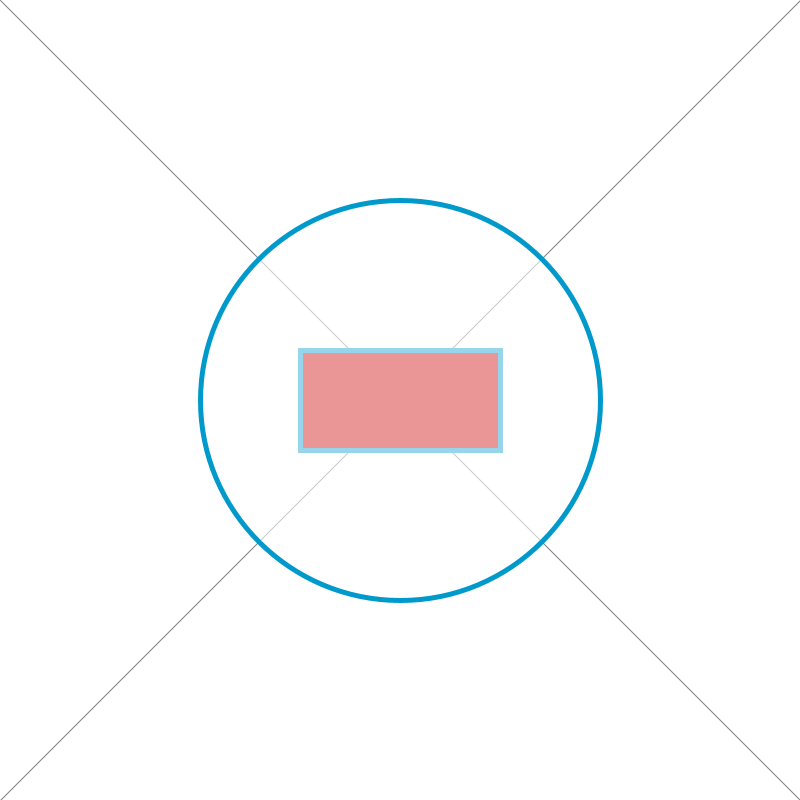
Frame 1 (no input)
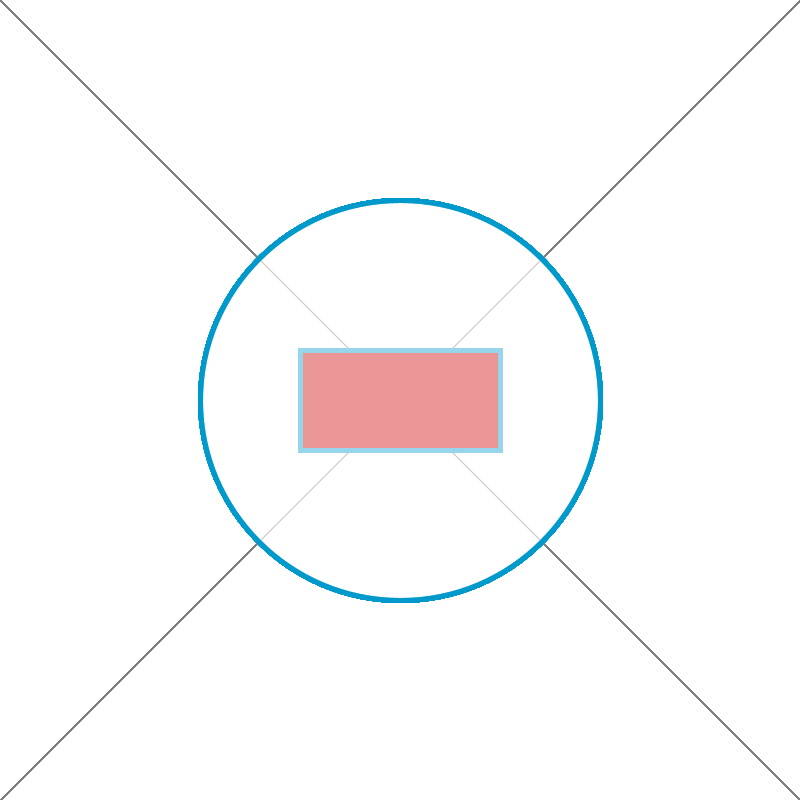
Frame 60 (the mouse pressed at the canvas centre just before this capture)
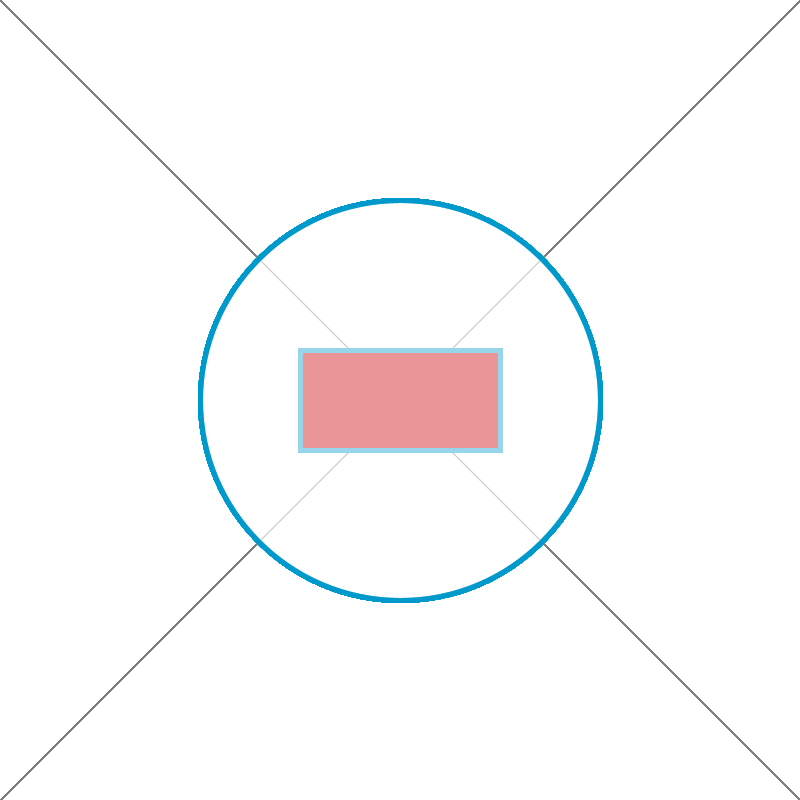
Frame 120 (the mouse held since frame 60 and released just before this capture)

The Processing sketch that drew these frames (run headless with seeded random() and noise(); from frame 60 on, the mouse is pressed at the canvas centre):

// Processing sketch: kata2
// ── kata2.pde
void setup() {
  size(800, 800);
  background(255);
}

void draw() {
  strokeWeight(1);  
  stroke(125);
  fill(125);
  line(0, 0, width, height);	
  line(width, 0, 0, height);  
  //---
  strokeWeight(5);
  stroke(#0099CC);
  fill(#CC0000);
  rectMode(CENTER);
  rect (width/2, height/2, 200, 100);
  //---
  fill(255, 150);
  ellipse(width/2, height/2, 400, 400);
}
